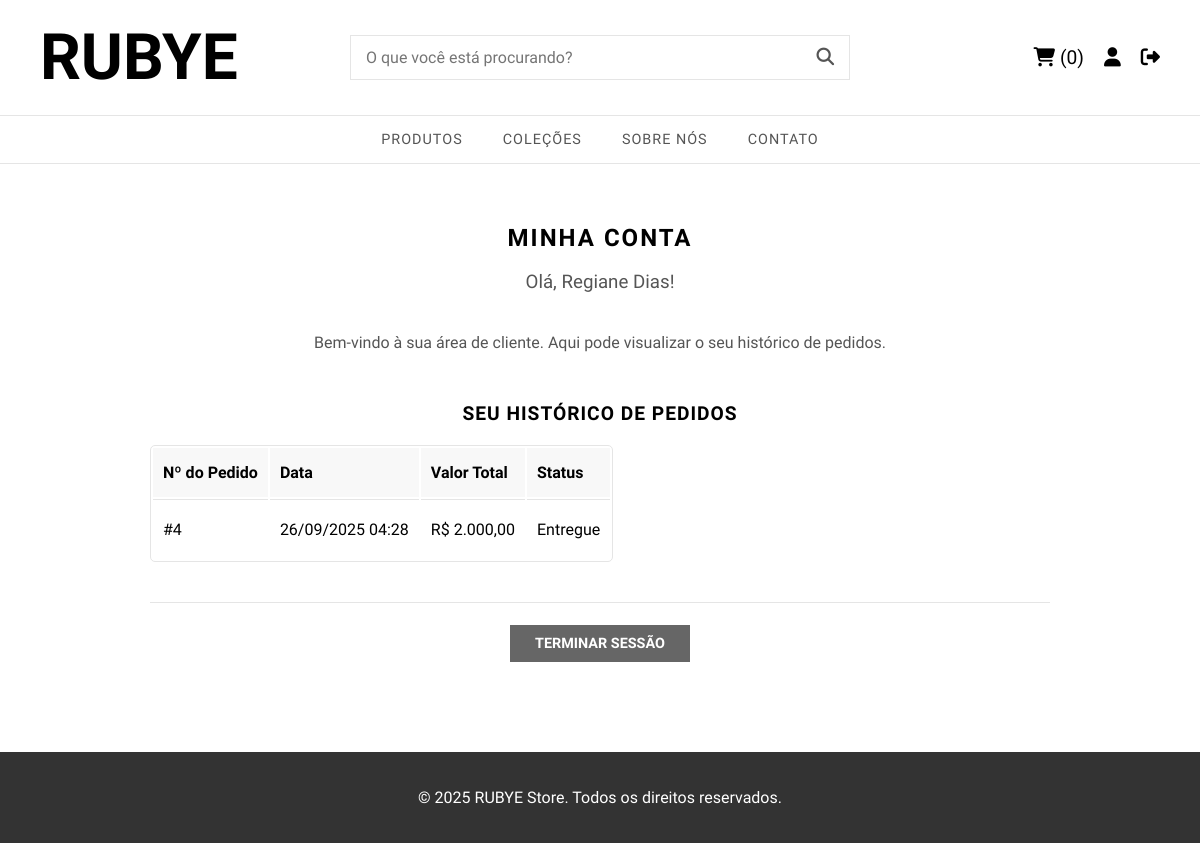
The app's page /minha_conta.php (signed in) with its own data.
### tables this page shows
CREATE TABLE `pedidos` (
  `id` int(11) NOT NULL,
  `usuario_id` int(11) NOT NULL,
  `total` decimal(10,2) NOT NULL,
  `status` enum('Pedido Recebido','Pagamento em Análise','Pagamento Confirmado','Em Separação','Enviado','Em rota de entrega','Entregue','Pedido Cancelado') NOT NULL DEFAULT 'Pedido Recebido',
  `data_pedido` timestamp NOT NULL DEFAULT current_timestamp()
);

### public/minha_conta.php (the view, shortened to what this page needs)
<?php
include 'partials/header.php';
$usuario_id = $_SESSION['usuario_id'];
?>
<div class="account-page">
    <h2>Minha Conta</h2>
    <h3>Olá, <?php echo htmlspecialchars($_SESSION['usuario_nome']); ?>!</h3>
    <p>Bem-vindo à sua área de cliente. Aqui pode visualizar o seu histórico de pedidos.</p>
    <div class="order-history">
        <h4>Seu Histórico de Pedidos</h4>
        <?php
        $stmt = $conexao->prepare("SELECT * FROM pedidos WHERE usuario_id = ? ORDER BY data_pedido DESC");
        $stmt->bind_param("i", $usuario_id);
        $stmt->execute();
        $pedidos = $stmt->get_result();
        if ($pedidos->num_rows > 0) :
        ?>
            <table>
                <thead>
                    <tr>
                        <th>Nº do Pedido</th>
                        <th>Data</th>
                        <th>Valor Total</th>
                        <th>Status</th>
                    </tr>
                </thead>
                <tbody>
                    <?php while ($pedido = $pedidos->fetch_assoc()) : ?>
                        <tr>
                            <td>#<?php echo $pedido['id']; ?></td>
                            <td><?php echo date('d/m/Y H:i', strtotime($pedido['data_pedido'])); ?></td>
                            <td>R$ <?php echo number_format($pedido['total'], 2, ',', '.'); ?></td>
                            <td><?php echo htmlspecialchars($pedido['status']); ?></td>
                        </tr>
                    <?php endwhile; ?>
                </tbody>
            </table>
        <?php else : ?>
            <p>Você ainda não fez nenhum pedido.</p>
        <?php endif; ?>
    </div>
    <div class="account-actions">
        <a href="logout.php" class="btn-secondary">Terminar Sessão</a>
    </div>
</div>
<?php include 'partials/footer.php'; ?>

### assets/css/style.css (style rules this page uses)
:root { --background-color: #ffffff; --text-color: #000000; --border-color: #e5e5e5; --font-logo: 'UnifrakturCook', cursive; --font-body: 'Work Sans', sans-serif; }
html { height: 100%; }
body { font-family: var(--font-body); margin: 0; background-color: var(--background-color); color: var(--text-color); font-weight: 400; min-height: 100%; display: flex; flex-direction: column; }
a { color: var(--text-color); text-decoration: none; }
.btn-secondary { background-color: #666; color: #fff; padding: 10px 25px; text-transform: uppercase; font-size: 0.9em; font-weight: 700; border: none; transition: background-color 0.3s ease; }
.cart-page, .checkout-page, .account-page, .product-page-container, .product-gallery-page, .login-container { padding: 40px; }
.account-page { max-width: 900px; margin: 60px auto; padding: 0 20px; }
.account-page h2 { text-align: center; text-transform: uppercase; font-weight: 700; letter-spacing: 2px; margin-bottom: 15px; }
.account-page h3, .account-page p { text-align: center; color: #555; }
.account-page h3 { font-weight: 500; margin-bottom: 40px; }
.order-history { margin-top: 50px; }
.order-history h4 { text-align: center; font-size: 1.2em; text-transform: uppercase; letter-spacing: 1px; margin-bottom: 20px; }
.order-history table { border: 1px solid var(--border-color); border-radius: 5px; overflow: hidden; }
.order-history table th { background: #f8f8f8; text-align: left; padding: 15px 10px; }
.order-history table td { border-top: 1px solid var(--border-color); padding: 20px 10px; }
.account-actions { text-align: center; margin-top: 40px; padding-top: 30px; border-top: 1px solid var(--border-color); }

### records on screen
pedidos: id "4", data_pedido "26/09/2025 04:28", total "2.000,00", status "Entregue"

### other values on screen
$_SESSION['usuario_nome'] "Regiane Dias"
